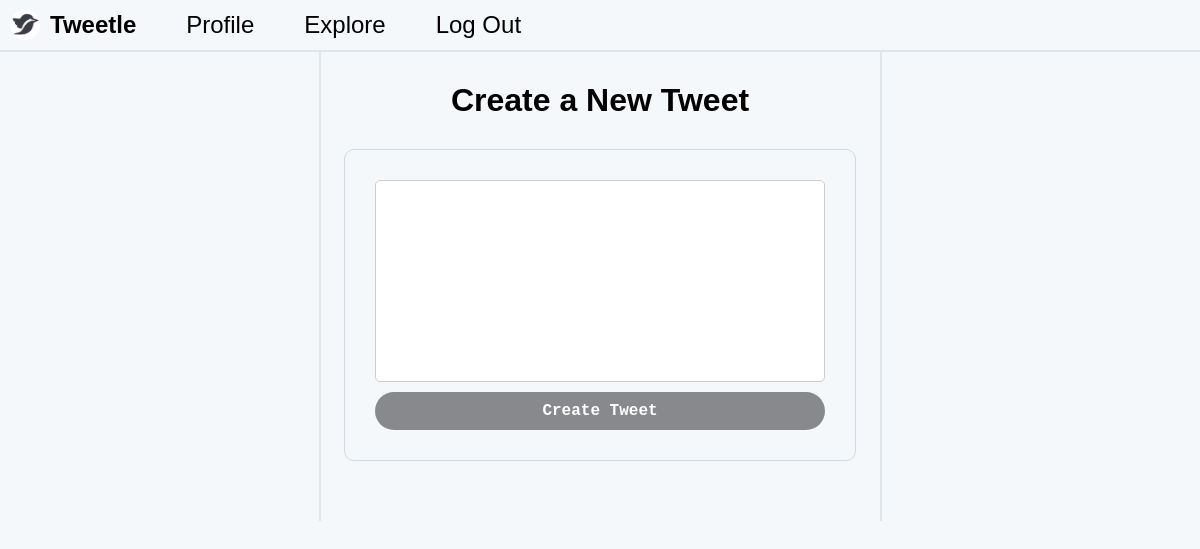
Before: /explore with the older database file.
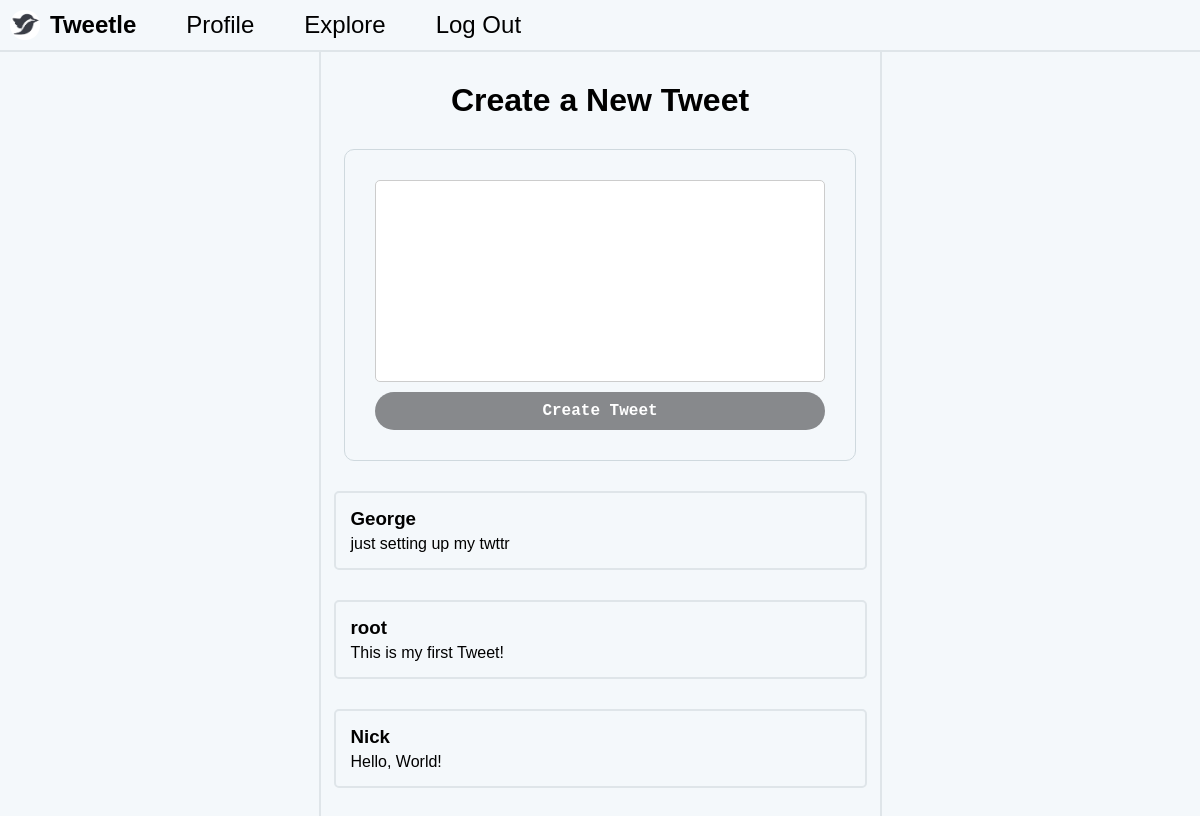
After: the same page with the newer database file.
### tweets/models.py (models this page shows)
class Tweet(models.Model):
    content = models.TextField(max_length=512)
    author = models.ForeignKey(settings.AUTH_USER_MODEL, on_delete=models.CASCADE)
    likes = models.IntegerField(default=0)

### accounts/models.py (models this page shows)
class User(AbstractUser):
    def __str__(self):
        return self.username

### tweets/views.py (the view, shortened to what this page needs)
# urls.py: path("explore", views.ExploreView.as_view(), name="explore")
class ExploreView(View):
    def get(self, request):
        username = None
        if request.user.is_authenticated:
            username = request.user.username
        return render(request, "explore.html", {
            "form": forms.TweetForm(),
            "tweets": models.Tweet.objects.all()[::-1],
            "username": username
        })

### tweets/forms.py
class TweetForm(forms.ModelForm):
    class Meta:
        model = models.Tweet
        fields = ["content"]

### templates/explore.html (shortened to what this page needs)
{% extends "./base.html" %}
{% block body %}
    <div style="display: flex; flex-direction: column; align-items: center; max-width: 80vw; gap: 30px; padding: 30px; background-color: #F4F8FB; border-left: 2px solid #dfe5e9; border-right: 2px solid #dfe5e9;">
        <h1>Create a New Tweet</h1>
        <form method="post" style="width: 90%;">
            {{ form.content }}
            <button type="submit" style="min-width: auto;">Create Tweet</button>
        </form>
        {% for post in tweets %}
            <div class="post-container">
                <h3>{{ post.author }}</h3>
                <p>{{ post.content }}</p>
            </div>
        {% endfor %}
{% endblock body %}

### templates/base.html (shortened to what this page needs)
{% load static %}
<!DOCTYPE html>
<html lang="en">
    <head>
        <link rel="stylesheet" href="{% static 'css/style.css' %}">
    </head>
    <body style="background-color: #F4F8FB;">
        <header class="nav-bar">
            <h2 style="display: flex; align-items: center; gap: 10px;"><img style="height: 30px;" src="{% static 'favicon.png' %}" alt="Logo">Tweetle</h2>
            {% if username is not None %}
                <a href="/{{ username }}">Profile</a>
            {% else %}
                <a href="/login">Profile</a>
            {% endif %}
            <a href="/explore">Explore</a>
            <a href="/logout">Log Out</a>
        </header>
        {% block body %}
        {% endblock body %}
    </body>
</html>

### static/css/style.css (style rules this page uses)
* { margin: 0; padding: 0; }
html { font-size: 16px; }
body { font-family: Verdana, Helvetica, Arial, sans-serif; }
.nav-bar { display: flex; width: 100vw; gap: 30px; align-items: center; justify-content: flex-start; border-bottom: 2px solid #dfe5e9; }
.nav-bar > * { padding: 10px; }
button { min-width: 250px; background-color: #87898C; color: #ffffff; outline: none; border: none; border-radius: 20px; padding: 10px; font-family: monospace; font-weight: bold; font-size: large; cursor: pointer; }
form { display: flex; padding: 30px; border-radius: 10px; border: 1px solid #CFD9DE; flex-direction: column; gap: 10px; }
textarea { padding: 10px; font-size: 16px; border: 1px solid #ccc; border-radius: 5px; resize: none; }
a { color: #000000; font-size: 1.5em; text-decoration: none; }

### templates/explore.html (style rules this page uses)
body { display: flex; flex-direction: column; align-items: center; overflow-x: hidden; }
.post-container { display: flex; width: 100%; padding: 15px; gap: 5px; flex-direction: column; border: 2px solid #dfe5e9; border-radius: 5px; }

Changed rows visible on the page:
added Tweet: author "George", content "just setting up my twttr"
added Tweet: author "root", content "This is my first Tweet!"
added Tweet: author "Nick", content "Hello, World!"
